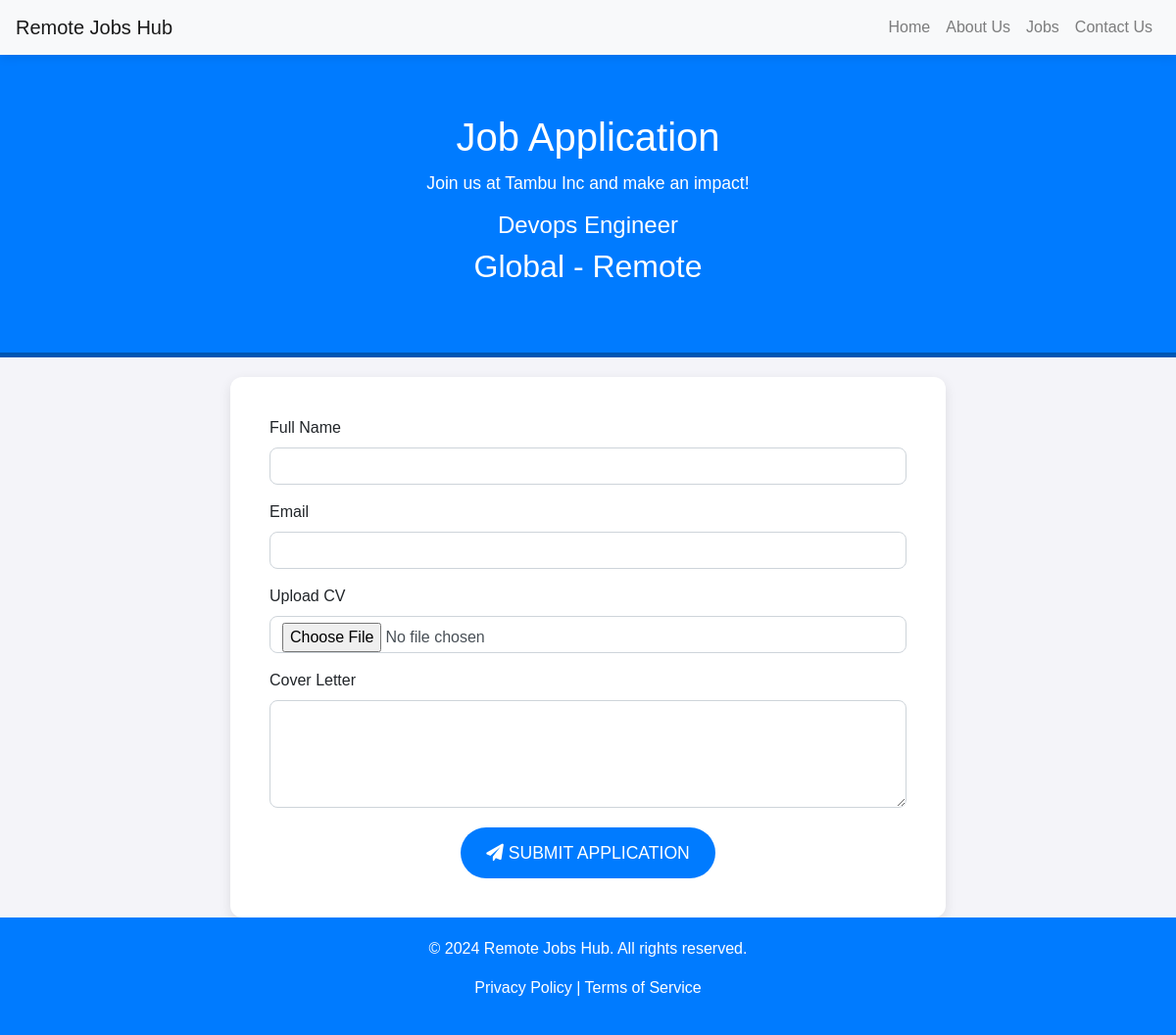
The app's page /application/3/ (signed in) with its own data.
### remote/models.py (models this page shows, shortened)
class Job(models.Model):
    title = models.CharField(max_length=100)
    description = models.TextField()
    location = models.CharField(max_length=30)
    company_name = models.CharField(max_length=100)
    created_at = models.DateTimeField(auto_now_add=True)
    recruiter = models.ForeignKey(Profile, on_delete=models.CASCADE)
    category = models.ForeignKey(Category, on_delete=models.CASCADE, default=1)
    featured = models.BooleanField(default=False)
    views_count = models.IntegerField(default=0)
    status = models.CharField(
        max_length=10,
        choices=[('open', 'Open'), ('closed', 'Closed')],
        default='open',
    )

### remote/views.py (the view, shortened to what this page needs)
# urls.py: path('application/<int:id>/', views.submitted_application, name='application'),
@login_required
def submitted_application(request, id):
    job = get_object_or_404(Job, id=id)  # Ensure the job exists
    return render(request, 'application.html', {'job': job})

### remote/templates/application.html (shortened to what this page needs)
<!DOCTYPE html>
<html lang="en">
<head>
    <link rel="stylesheet" href="https://stackpath.bootstrapcdn.com/bootstrap/4.5.2/css/bootstrap.min.css">
    <link rel="stylesheet" href="https://cdnjs.cloudflare.com/ajax/libs/font-awesome/6.0.0/css/all.min.css">
</head>
<body>
    <nav class="navbar navbar-expand-lg navbar-light bg-light">
        <a class="navbar-brand" href="#">Remote Jobs Hub</a>
        <div class="collapse navbar-collapse" id="navbarNav">
            <ul class="navbar-nav ml-auto">
                <li class="nav-item">
                    <a class="nav-link" href="/">Home</a>
                </li>
                <li class="nav-item">
                    <a class="nav-link" href="/about/">About Us</a>
                </li>
                <li class="nav-item">
                    <a class="nav-link" href="/jobs/">Jobs</a>
                </li>
                <li class="nav-item">
                    <a class="nav-link" href="/contact/">Contact Us</a>
                </li>
            </ul>
        </div>
    </nav>
    <section class="job-application-header">
        <h1>Job Application</h1>
        <p>Join us at {{ job.company_name }} and make an impact!</p>
        <h4>{{ job.title }}</h4>
        <h2>{{ job.location }}</h2>
    </section>
    <section class="job-application-form-section">
        <div class="container">
            <div class="row">
                <div class="col-md-8 mx-auto">
                    <div class="job-application-form">
                        <form action="{% url 'application' job.id %}" method="POST" enctype="multipart/form-data">
                            <div class="form-group">
                                <label for="full_name">Full Name</label>
                                <input type="text" class="form-control" id="full_name" name="full_name" required>
                            </div>
                            <div class="form-group">
                                <label for="email">Email</label>
                                <input type="email" class="form-control" id="email" name="email" required>
                            </div>
                            <div class="form-group">
                                <label for="cv_file">Upload CV</label>
                                <input type="file" class="form-control" id="cv_file" name="cv_file" accept=".pdf,.doc,.docx" required>
                            </div>
                            <div class="form-group">
                                <label for="cover_letter">Cover Letter</label>
                                <textarea class="form-control" id="cover_letter" name="cover_letter" rows="4"></textarea>
                            </div>
                            <div class="apply-btn">
                                <button type="submit" class="btn"><i class="fas fa-paper-plane"></i> Submit Application</button>
                            </div>
                        </form>
                    </div>
                </div>
            </div>
        </div>
    </section>
    <footer class="footer">
        <p>&copy; 2024 Remote Jobs Hub. All rights reserved.</p>
        <p><a href="/privacy-policy/" style="color: white;">Privacy Policy</a> | <a href="/terms-of-service/" style="color: white;">Terms of Service</a></p>
    </footer>
</body>
</html>

### remote/templates/application.html (style rules this page uses)
body { background-color: #f4f4f9; font-family: Arial, sans-serif; }
.navbar { box-shadow: 0 2px 10px rgba(0, 0, 0, 0.1); }
.job-application-header { background-color: #007bff; color: white; padding: 60px 0; text-align: center; border-bottom: 5px solid #0056b3; }
.job-application-header h1 { font-size: 2.5rem; margin-bottom: 10px; }
.job-application-header p { font-size: 1.1rem; }
.job-application-form { background-color: #fff; border-radius: 12px; box-shadow: 0 4px 12px rgba(0, 0, 0, 0.1); padding: 40px; margin-top: 20px; transition: transform 0.3s; }
.form-control, .form-textarea { border-radius: 8px; border: 1px solid #ced4da; transition: border-color 0.3s; }
.apply-btn { text-align: center; margin-top: 20px; }
.apply-btn button { padding: 12px 25px; font-size: 1.1rem; border-radius: 30px; background-color: #007bff; color: white; text-transform: uppercase; transition: background-color 0.3s; }
.footer { background-color: #007bff; color: white; text-align: center; padding: 20px 0; position: relative; bottom: 0; width: 100%; }

### records on screen
Job: company_name "Tambu Inc", title "Devops Engineer", location "Global - Remote"
